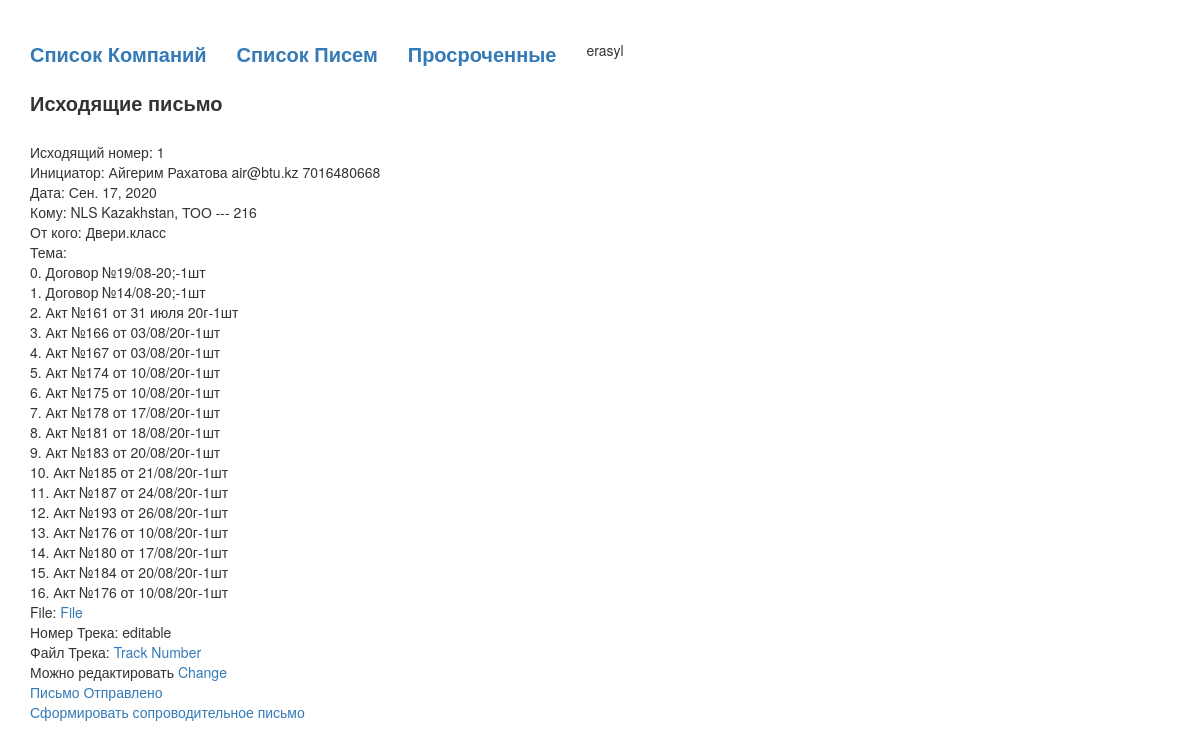
Page /mail_detail/outcoming/13 (signed in) on the earlier database version.
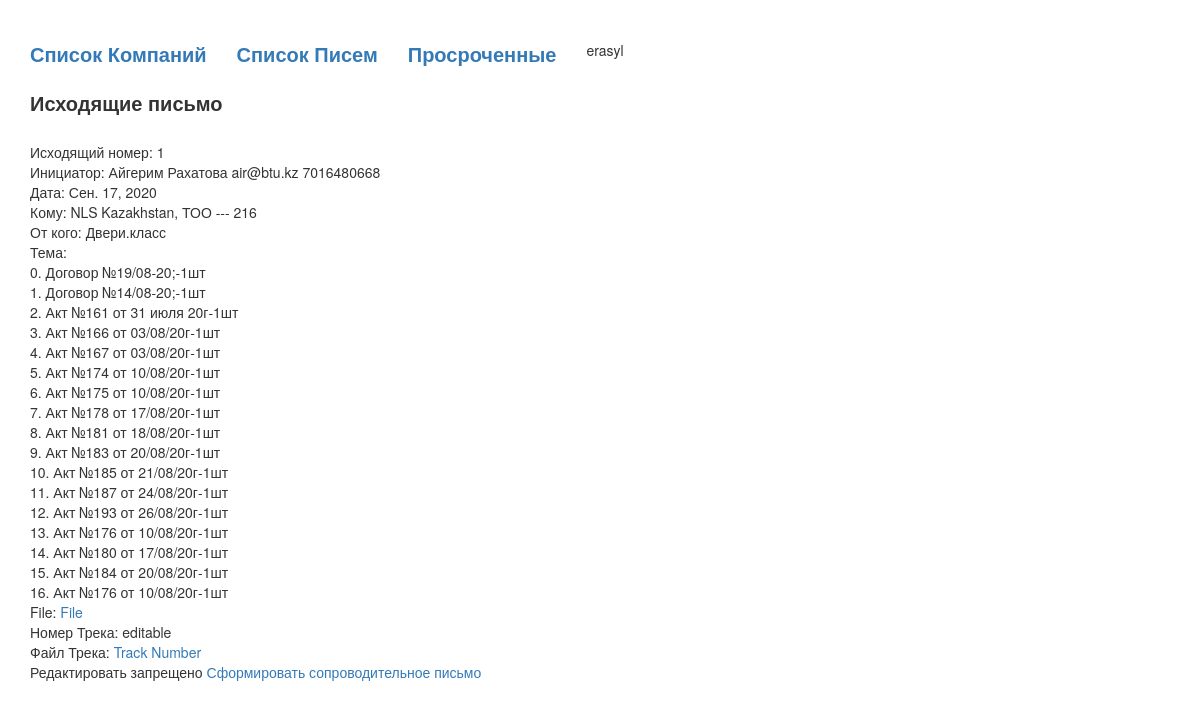
Same page on the later database version.
### blog/views.py (the view)
# urls.py: path('mail_detail/<str:status>/<int:pk>', views.mail_detail, name='mail_detail'),
def mail_detail(request, status, pk):
    if(status == 'incoming'):
        mail = InMail.objects.get(id=pk)
        try:
            responses = OutMail.objects.filter(response_to_id = pk)
        except:
            responses = None
    elif(status == 'outcoming'):
        mail = OutMail.objects.get(id=pk)
        try:
            responses = InMail.objects.filter(response_to_id = pk)
        except:
            responses = None
    context = {
        'mail': mail,
        'responses': responses,
    }
    return render(request, 'blog/mail_detail.html', context)

### blog/models.py (called while the page is built)
    def __str__(self):
        return self.name

    def __str__(self):
        return self.name +', ' + self.get_etype_display()+ " ---     " + str(self.id)

    def __str__(self):
        return self.name + ' ' + self.surname

### blog/templates/blog/mail_detail.html (shortened to what this page needs)
{% extends 'blog/base.html' %}
{% block content %}
    <div class="mail_detail">
        {% if mail and mail.status == 'incoming' %}
            <div class="title">Входящие письмо</div>
            Входящий номер: {{ mail.in_number }} <br>
            Инициатор: {{ mail.init }} {{ mail.init.email }} {{ mail.init.phone }} <br>
            Дата: {{ mail.created_at }} <br>
            Кому: {{ mail.own_company }} <br>
            От кого: {{ mail.side_two }} <br>
            <div id="topic">
                Тема: {{ mail.topic }} <br>
            </div>
            {% if mail.upload_file %}
                File:  <a href="{{ mail.upload_file.url }}">File</a> <br>
            {% endif %}
            {% if mail.response_to != None %}
                Письмо является ответом на: <a href="{% url 'mail_detail' status=mail.response_to.status pk=mail.response_to.id %}">{{ mail.response_to }}</a> <br>
            {% endif %}
            {% if mail.track_number %}
            Track Number:  <a href="{{ mail.track_number.url }}">Track Number</a> <br>
            {% endif %}
            {% if mail.state == 'editable' %}
                Можно редактировать
                <a href="{% url 'mail_edit' status=mail.status pk=mail.id %}">Change</a> <br>
                <a href="{% url 'mail_send' status=mail.status pk=mail.id %}">Письмо Отправлено</a> <br>
            {% else %}
                Редактировать запрещено
            {% endif %}
        {% elif mail.status == 'outcoming' %}
            <div class="title">Исходящие письмо</div>
            Исходящий номер: {{ mail.out_number }} <br>
            Инициатор: {{ mail.init }} {{ mail.init.email }} {{ mail.init.phone }} <br>
            Дата: {{ mail.created_at }} <br>
            Кому: {{ mail.side_two }} <br>
            От кого: {{ mail.own_company }} <br>
            <div id="topic">
                Тема: {{ mail.topic }} <br>
            </div>
            {% if mail.upload_file %}
                File:  <a href="{{ mail.upload_file.url }}">File</a> <br>
            {% endif %}
            {% if mail.track %}
                Номер Трека:  {{ mail.track }} <br>
            {% endif %}
            {% if mail.track_number %}
                Файл Трека:  <a href="{{ mail.track_number.url }}">Track Number</a> <br>
            {% endif %}
            {% if mail.state == 'editable' %}
                Можно редактировать
                <a href="{% url 'mail_edit' status=mail.status pk=mail.id %}">Change</a> <br>
                <a href="{% url 'mail_send' status=mail.status pk=mail.id %}">Письмо Отправлено</a> <br>
            {% else %}
                Редактировать запрещено
            {% endif %}
            <a href="{% url 'some_view' pk=mail.pk status=mail.status %}">Сформировать сопроводительное письмо</a>
        {% endif %}
    </div>
{% endblock %}

Differences in the rows shown:
changed OutMail "editable": state "editable" → "noneditable" (drawn)
Other differences:
text no longer shown: "Можно редактировать Change Письмо Отправлено"
text now shown: "Редактировать запрещено"
